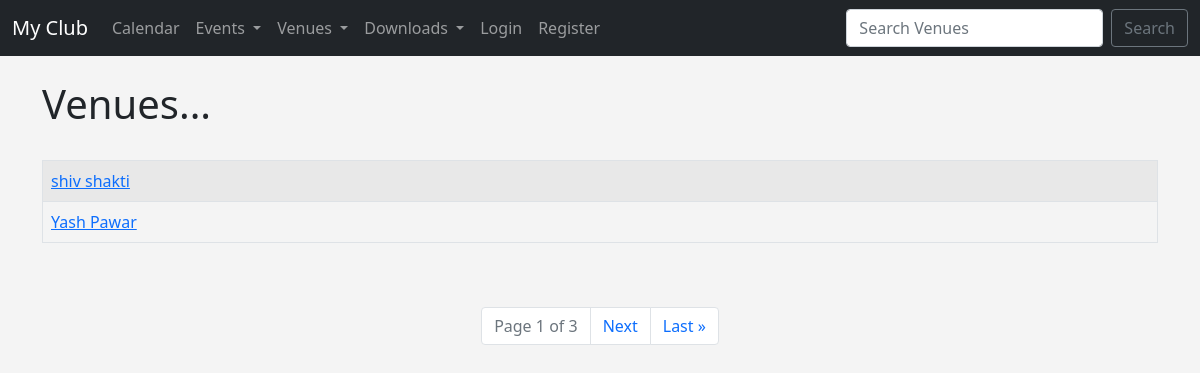
/list_venue, run on an earlier commit of the app's database.
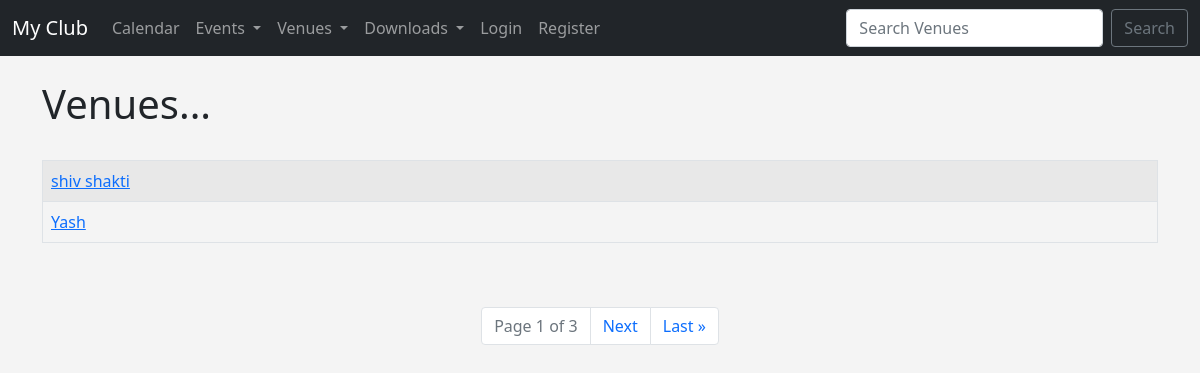
And on a later commit of the database.
### events/models.py (models this page shows)
class Venue(models.Model):
    name = models.CharField('venue name',max_length=50)
    address = models.CharField(max_length=200)
    city = models.CharField(max_length=50)
    state = models.CharField(max_length=50,blank=True)
    zip_code = models.CharField(max_length=10,blank=True)
    phone = models.CharField(max_length=20,blank=True)
    website = models.URLField(max_length=200,blank=True)
    email = models.EmailField(max_length=254,blank=True)
    owner = models.IntegerField("Venue Owner", blank=False, default=1)
    venue_image = models.ImageField(null=True,blank=True,upload_to="images/")
    def __str__(self):
        return self.name

### events/views.py (the view)
# urls.py: path('list_venue', views.list_venue, name='list-venue'),
def list_venue(request):
  venues = Venue.objects.all()
  p = Paginator(venues, 2)
  page = request.GET.get('page')
  venues_page = p.get_page(page)
  return render(request, 'events/venue.html',
                {'venues': venues
				 , 'venues_page': venues_page})

### events/templates/events/venue.html (shortened to what this page needs)
{% extends 'events/base.html' %}
{% block content %}
	<h1>Venues...</h1>
<br/>
<table class="table table-striped table-hover table-bordered">
	{% for venue in venues_page %}
		<tr>
			<td>
				<a href="{% url 'show_venue' venue.id %}">{{ venue }}</a>
			</td>
		</tr>
	{% endfor %}
</table>
<br/></br/>
<nav aria-label="Page navigation example">
	<ul class="pagination justify-content-center">
  <li class="page-item disabled"><a href="#" class="page-link">Page {{ venues_page.number }} of {{ venues_page.paginator.num_pages }}</a></li>
  {% if venues_page.has_next %}
	  <li class="page-item"><a class="page-link" href="?page={{ venues_page.next_page_number }}">Next</a></li>
	  <li class="page-item"><a class="page-link" href="?page={{ venues_page.paginator.num_pages }}">Last &raquo</a></li>
  {% endif %}
   </ul>
  </nav>
  <br/>
{% endblock %}

What changed in the data, as far as the page shows it:
changed Venue: name "Yash Pawar" → "Yash"
